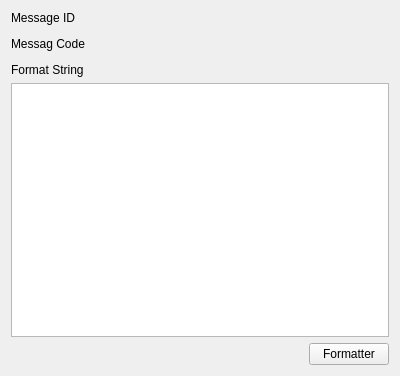
<?xml version="1.0" encoding="UTF-8"?>
<ui version="4.0">
 <class>SysOverviewObjectTriggerDSLEvaluatorDialog</class>
 <widget class="QWidget" name="SysOverviewObjectTriggerDSLEvaluatorDialog">
  <property name="geometry">
   <rect>
    <x>0</x>
    <y>0</y>
    <width>400</width>
    <height>376</height>
   </rect>
  </property>
  <property name="windowTitle">
   <string>Form</string>
  </property>
  <layout class="QVBoxLayout" name="verticalLayout_4">
   <item>
    <layout class="QVBoxLayout" name="verticalLayout">
     <item>
      <widget class="QLabel" name="msgIDLbl">
       <property name="sizePolicy">
        <sizepolicy hsizetype="Preferred" vsizetype="Maximum">
         <horstretch>0</horstretch>
         <verstretch>0</verstretch>
        </sizepolicy>
       </property>
       <property name="text">
        <string>Message ID</string>
       </property>
      </widget>
     </item>
     <item>
      <widget class="MsgIDLineEdit" name="msgIDLE" native="true"/>
     </item>
    </layout>
   </item>
   <item>
    <layout class="QVBoxLayout" name="verticalLayout_2">
     <item>
      <widget class="QLabel" name="msgCodeLbl">
       <property name="sizePolicy">
        <sizepolicy hsizetype="Preferred" vsizetype="Maximum">
         <horstretch>0</horstretch>
         <verstretch>0</verstretch>
        </sizepolicy>
       </property>
       <property name="text">
        <string>Messag Code</string>
       </property>
      </widget>
     </item>
     <item>
      <widget class="MsgCodeLineEdit" name="msgCodeLE" native="true"/>
     </item>
    </layout>
   </item>
   <item>
    <layout class="QVBoxLayout" name="verticalLayout_3">
     <item>
      <widget class="QLabel" name="formatStringLbl">
       <property name="sizePolicy">
        <sizepolicy hsizetype="Preferred" vsizetype="Maximum">
         <horstretch>0</horstretch>
         <verstretch>0</verstretch>
        </sizepolicy>
       </property>
       <property name="text">
        <string>Format String</string>
       </property>
      </widget>
     </item>
     <item>
      <widget class="QPlainTextEdit" name="formatStringPlainTextEdit"/>
     </item>
     <item>
      <layout class="QHBoxLayout" name="horizontalLayout">
       <item>
        <spacer name="horizontalSpacer">
         <property name="orientation">
          <enum>Qt::Horizontal</enum>
         </property>
         <property name="sizeHint" stdset="0">
          <size>
           <width>40</width>
           <height>20</height>
          </size>
         </property>
        </spacer>
       </item>
       <item>
        <widget class="QPushButton" name="formatterBtn">
         <property name="text">
          <string>Formatter</string>
         </property>
        </widget>
       </item>
      </layout>
     </item>
    </layout>
   </item>
  </layout>
 </widget>
 <customwidgets>
  <customwidget>
   <class>MsgIDLineEdit</class>
   <extends>QWidget</extends>
   <header location="global">MsgIDLineEdit.h</header>
   <container>1</container>
  </customwidget>
  <customwidget>
   <class>MsgCodeLineEdit</class>
   <extends>QWidget</extends>
   <header location="global">MsgCodeLineEdit.h</header>
   <container>1</container>
  </customwidget>
 </customwidgets>
 <resources/>
 <connections/>
</ui>
